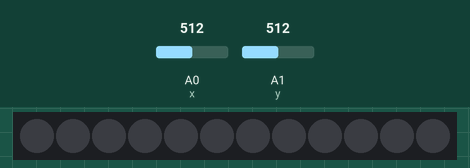
Bench run of a sketch on a simulated Arduino Uno, built with avr-gcc and run on an emulated ATmega328P. On the bench: 12 RGB LEDs in strip order, left to right. The test bench sets the inputs (shaded band); at power-on: A0 (x) = 512, A1 (y) = 512. Dim RGB values are drawn brighter than linear; what the sketch prints to the serial monitor is not drawn.

Above: at 2.0 s.
2.1 s: A0 (x) set to 783
3.8 s: A0 (x) set to 811
At 6.4 s:
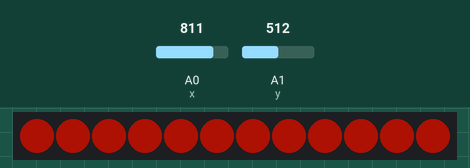
6.6 s: A0 (x) set to 190
At 8.8 s:
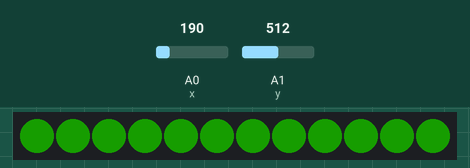
9.0 s: A0 (x) set to 216
At 9.76 s:
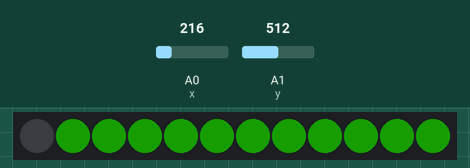
11.5 s: A1 (y) set to 786
13.3 s: A1 (y) set to 817
At 15.7 s:
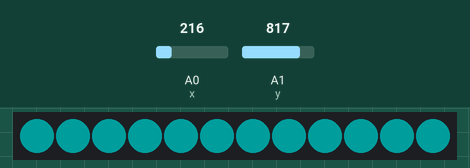
Timing chart, 0 to 16.1 s (numbered marks = the images above; inputs shaded):
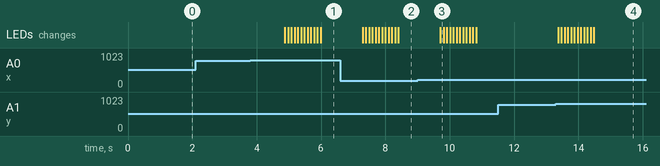

The sketch:

neopixel.ino
```cpp
#include <Adafruit_NeoPixel.h>
#define CHAN_LED 6
#define SO_LED 12
Adafruit_NeoPixel vong_led(SO_LED, CHAN_LED, NEO_GRB + NEO_KHZ800);

uint32_t mau_so_1 = vong_led.Color(23,150,0);
uint32_t mau_so_2 = vong_led.Color(255,30,8);
uint32_t mau_so_3 = vong_led.Color(45, 0,90);
uint32_t mau_so_4 = vong_led.Color(0, 150,150);
uint32_t tat_Den = vong_led.Color(0, 0,0);

int x = A0;
int y = A1;
void setup() {
  pinMode(x, INPUT);
  pinMode(y, INPUT);
  Serial.begin(9600);
  vong_led.begin();
  vong_led.setBrightness(50);
  vong_led.show();
}

void loop() {
  int gt_x = analogRead(x);
  int gt_y = analogRead(y);
  Serial.print("Giá trị X: ");
  Serial.print(gt_x);
  Serial.println();
  Serial.print("Giá trị Y: ");
  Serial.print(gt_y);
  Serial.println();
  if (gt_x < 200) {
    for (int i = 0; i < 12; i++) {
      vong_led.setPixelColor(i, mau_so_1);
      vong_led.show();
      delay(100);
    }
  }
  else if (gt_x > 800) {
    for (int i = 0; i < 12; i++) {
      vong_led.setPixelColor(i, mau_so_2);
      vong_led.show();
      delay(100);
    } }
    else if (gt_y < 200) {
    for (int i = 0; i < 12; i++) {
      vong_led.setPixelColor(i, mau_so_3);
      vong_led.show();
      delay(100);
    }}
    else if (gt_y > 800) {
    for (int i = 0; i < 12; i++) {
      vong_led.setPixelColor(i, mau_so_4);
      vong_led.show();
      delay(100);
    }
   }else {
      for (int i = 0; i < 12; i++) {
      vong_led.setPixelColor(i, tat_Den);
      vong_led.show();
      delay(100);
    }
    delay(10);}
}
```

Measured:
- the behaviour switches between 800 and 801 on A0 (x) (found by bisection; images 0 and 1)
- the behaviour switches between 199 and 200 on A0 (x) (found by bisection; images 2 and 3)
- the behaviour switches between 800 and 801 on A1 (y) (found by bisection; images 3 and 4)
- after the input at 2.1 s, every drawn part: stays the same
- after the input at 3.8 s, the LEDs: first change after 1.1 s (image 1 shows a later state)
- after the input at 6.6 s, the LEDs: first change after 0.70 s (image 2 shows a later state)
- after the input at 9.0 s, the LEDs: change after 0.71 s (image 3)
- after the input at 11.5 s, every drawn part: stays the same
- after the input at 13.3 s, the LEDs: first change after 0.07 s (image 4 shows a later state)
